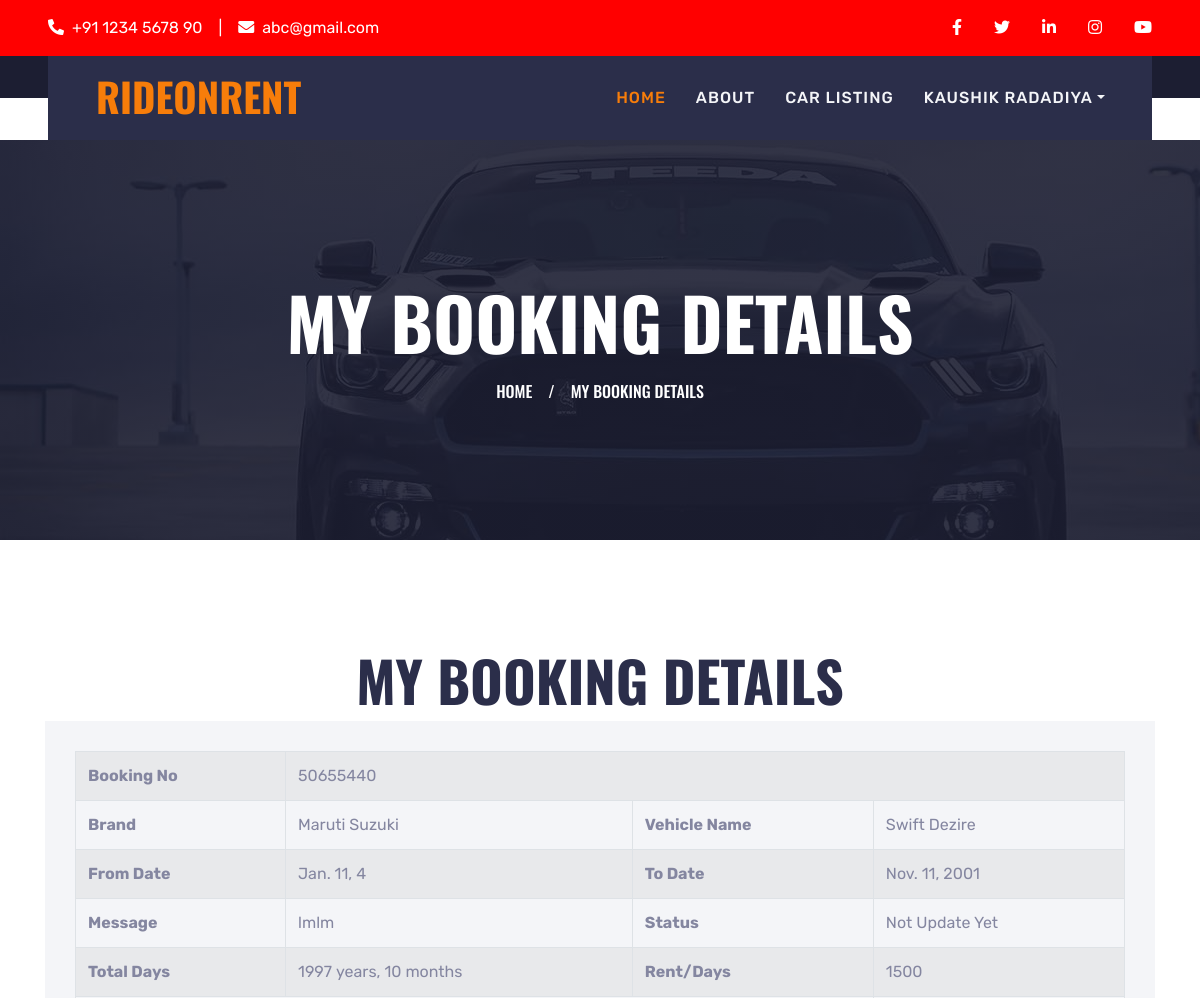
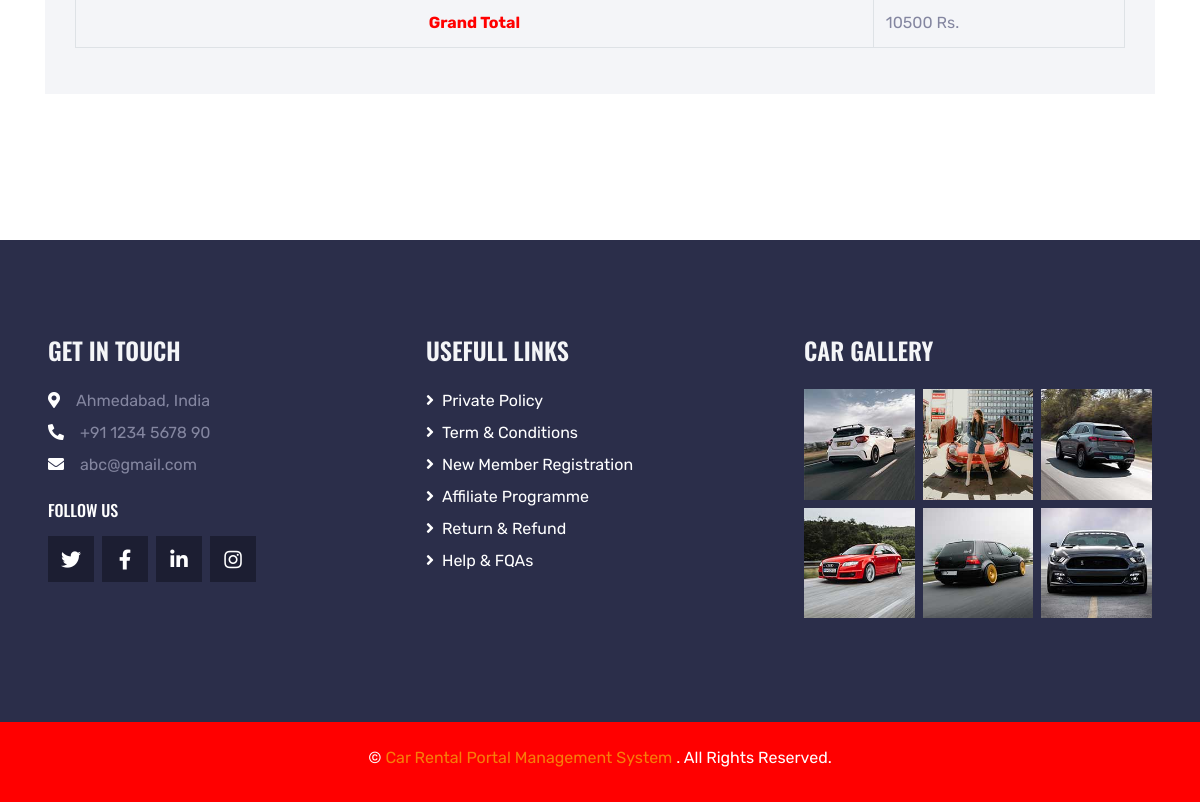
The app's page /mybookingDtls/6 (signed in) with its own data (2 pictures, top to bottom).
### carRental/models.py (models this page shows, shortened)
class Booking(models.Model):
    user = models.ForeignKey(UserDetails, on_delete=models.CASCADE, null=True)
    BookingNumber = models.CharField(max_length=150, null=True)
    VehicleId = models.ForeignKey(Vehicles, on_delete=models.CASCADE, null=True)
    FromDate = models.DateField(null=True)
    ToDate = models.DateField(null=True)
    message = models.CharField(max_length=350, null=True)
    Status = models.CharField(max_length=150, null=True)
    PostingDate = models.DateTimeField(auto_now_add=True)
    LastUpdationDate = models.DateField(null=True)

class Vehicles(models.Model):
    VehiclesTitle = models.CharField(max_length=250, null=True)
    VehiclesBrand = models.ForeignKey(Brands, on_delete=models.CASCADE, null=True)
    VehiclesOverview = models.CharField(max_length=350, null=True)
    PricePerDay = models.CharField(max_length=200, null=True)
    FuelType = models.CharField(max_length=150, null=True)
    ModelYear = models.CharField(max_length=150, null=True)
    SeatingCapacity = models.CharField(max_length=150, null=True)
    Vimage1 = models.FileField(null=True,blank=True)
    Vimage2 = models.FileField(null=True,blank=True)
    Vimage3 = models.FileField(null=True,blank=True)
    Vimage4 = models.FileField(null=True,blank=True)
    Vimage5 = models.FileField(null=True,blank=True)
    AirConditioner = models.CharField(max_length=50, null=True)
    PowerDoorLocks = models.CharField(max_length=50, null=True)
    AntiLockBrakingSystem = models.CharField(max_length=50, null=True)
    BrakeAssist = models.CharField(max_length=50, null=True)
    PowerSteering = models.CharField(max_length=50, null=True)
    DriverAirbag = models.CharField(max_length=50, null=True)
    PassengerAirbag = models.CharField(max_length=50, null=True)
    PowerWindows = models.CharField(max_length=50, null=True)
    CDPlayer = models.CharField(max_length=50, null=True)
    CentralLocking = models.CharField(max_length=50, null=True)
    CrashSensor = models.CharField(max_length=50, null=True)
    LeatherSeats = models.CharField(max_length=50, null=True)
    RegDate = models.DateTimeField(auto_now_add=True)
    UpdationDate = models.DateField(null=True)

class Brands(models.Model):
    BrandName = models.CharField(max_length=100, null=True)
    Creationdate = models.DateTimeField(auto_now_add=True)
    UpdationDate = models.DateField(null=True)

### carRental/views.py (the view)
# urls.py: path('mybookingDtls/<int:pid>', mybookingDtls, name='mybookingDtls'),
def mybookingDtls(request, pid):
    if not request.user.is_authenticated:
        return redirect('user_login')
    booking = Booking.objects.get(id=pid)
    fd = booking.FromDate
    td = booking.ToDate
    totaldays = td - fd
    totaldays = str(totaldays)[0:1]
    grandtotal = int(booking.VehicleId.PricePerDay) * int(totaldays)
    return render(request, 'user/mybookingDtls.html', locals())

### carRental/templates/user/mybookingDtls.html
{% extends 'userBase.html' %}
{% block main %}
{% load static %}
{% load custom_filters %}
<div class="container-fluid page-header" xmlns="http://www.w3.org/1999/html">
    <h1 class="display-3 text-uppercase text-white mb-3">My Booking Details</h1>
    <div class="d-inline-flex text-white">
        <h6 class="text-uppercase m-0"><a class="text-white" href="{% url 'userindex' %}">Home</a></h6>
        <h6 class="text-body m-0 px-3">/</h6>
        <h6 class="text-uppercase text-body m-0">My Booking Details</h6>
    </div>
</div>
<div class="container-fluid py-2">
    <div class="container pt-2 pb-3">
        <h1 class="display-4 text-uppercase text-center mb-2">My Booking Details</h1>
        <div class="row">
            <div class="col-lg-12 mb-2">
                <div class="contact-form bg-light mb-4" style="padding: 30px;">
                    <table id="example1" class="table table-bordered table-striped">
                        <tr>
                            <th>Booking No</th>
                            <td colspan="3">{{booking.BookingNumber}}</td>
                        </tr>
                        <tr>
                            <th>Brand</th>
                            <td>{{booking.VehicleId.VehiclesBrand.BrandName}}</td>
                            <th>Vehicle Name</th>
                            <td>{{booking.VehicleId.VehiclesTitle}}</td>
                        </tr>
                        <tr>
                            <th>From Date</th>
                            <td>{{booking.FromDate}}</td>
                            <th>To Date</th>
                            <td>{{booking.ToDate}}</td>
                        </tr>
                        <tr>
                            <th>Message</th>
                            <td>{{booking.message}}</td>
                            <th>Status</th>
                            {% if booking.Status == None %}
                                <td>Not Update Yet</td>
                            {% else%}
                                <td>{{booking.Status}}</td>
                            {% endif %}
                        </tr>
                        <tr>
                            <th>Total Days</th>
                            <td>{{ booking.ToDate|timeuntil:booking.FromDate }}</td>
                            <th>Rent/Days</th>
                            <td>{{booking.VehicleId.PricePerDay}}</td>
                        </tr>
                        <tr>
                            <th colspan="3" style="text-align:center; color: red">Grand Total</th>
                            <td>{{grandtotal}} Rs.</td>
                        </tr>
                    </table>
                </div>
            </div>
        </div>
    </div>
</div>
{% endblock %}

### carRental/templates/userBase.html (shortened to what this page needs)
{% load static %}
<!DOCTYPE html>
<html lang="en">
<head>
    <link href="https://cdnjs.cloudflare.com/ajax/libs/font-awesome/5.15.0/css/all.min.css" rel="stylesheet">
    <link href="{% static 'lib/owlcarousel/assets/owl.carousel.min.css' %}" rel="stylesheet">
    <link href="{% static 'lib/tempusdominus/css/tempusdominus-bootstrap-4.min.css' %}" rel="stylesheet" />
    <link href="{% static 'css/bootstrap.min.css' %}" rel="stylesheet">
    <link href="{% static 'css/style.css' %}" rel="stylesheet">
</head>
<body>
    <div class="container-fluid bg-dark py-3 px-lg-5 d-none d-lg-block">
        <div class="row">
            <div class="col-md-6 text-center text-lg-left mb-2 mb-lg-0">
                <div class="d-inline-flex align-items-center">
                    <a class="text-body pr-3" href=""><i class="fa fa-phone-alt mr-2"></i>+91 1234 5678 90</a>
                    <span class="text-body">|</span>
                    <a class="text-body px-3" href=""><i class="fa fa-envelope mr-2"></i>abc@gmail.com</a>
                </div>
            </div>
            <div class="col-md-6 text-center text-lg-right">
                <div class="d-inline-flex align-items-center">
                    <a class="text-body px-3" href="">
                        <i class="fab fa-facebook-f"></i>
                    </a>
                    <a class="text-body px-3" href="">
                        <i class="fab fa-twitter"></i>
                    </a>
                    <a class="text-body px-3" href="">
                        <i class="fab fa-linkedin-in"></i>
                    </a>
                    <a class="text-body px-3" href="">
                        <i class="fab fa-instagram"></i>
                    </a>
                    <a class="text-body pl-3" href="">
                        <i class="fab fa-youtube"></i>
                    </a>
                </div>
            </div>
        </div>
    </div>
    <div class="container-fluid position-relative nav-bar p-0">
        <div class="position-relative px-lg-5" style="z-index: 9;">
            <nav class="navbar navbar-expand-lg bg-secondary navbar-dark py-3 py-lg-0 pl-3 pl-lg-5">
                <a href="" class="navbar-brand">
                    <h1 class="text-uppercase text-primary mb-1">RideOnRent</h1>
                </a>
                <div class="collapse navbar-collapse justify-content-between px-3" id="navbarCollapse">
                    <div class="navbar-nav ml-auto py-0">
                        <a href="{% url 'userindex' %}" class="nav-item nav-link active">Home</a>
                        <a href="{% url 'userabout' %}" class="nav-item nav-link">About</a>
                        <a href="{% url 'usercarlist' %}" class="nav-item nav-link">Car Listing</a>
                        <div class="nav-item dropdown">
                            <a href="#" class="nav-link dropdown-toggle" data-toggle="dropdown">{{request.user.first_name}} {{request.user.last_name}}</a>
                        </div>
                    </div>
                </div>
            </nav>
        </div>
    </div>
{% block main %}
{% endblock %}
    <div class="container-fluid bg-secondary py-5 px-sm-3 px-md-5" style="margin-top: 90px;">
        <div class="row pt-5">
            <div class="col-lg-4 col-md-6 mb-5">
                <h4 class="text-uppercase text-light mb-4">Get In Touch</h4>
                <p class="mb-2"><i class="fa fa-map-marker-alt text-white mr-3"></i>Ahmedabad, India</p>
                <p class="mb-2"><i class="fa fa-phone-alt text-white mr-3"></i>+91 1234 5678 90</p>
                <p><i class="fa fa-envelope text-white mr-3"></i>abc@gmail.com</p>
                <h6 class="text-uppercase text-white py-2">Follow Us</h6>
                <div class="d-flex justify-content-start">
                    <a class="btn btn-lg btn-dark btn-lg-square mr-2" href="#"><i class="fab fa-twitter"></i></a>
                    <a class="btn btn-lg btn-dark btn-lg-square mr-2" href="#"><i class="fab fa-facebook-f"></i></a>
                    <a class="btn btn-lg btn-dark btn-lg-square mr-2" href="#"><i class="fab fa-linkedin-in"></i></a>
                    <a class="btn btn-lg btn-dark btn-lg-square" href="#"><i class="fab fa-instagram"></i></a>
                </div>
            </div>
            <div class="col-lg-4 col-md-6 mb-5">
                <h4 class="text-uppercase text-light mb-4">Usefull Links</h4>
                <div class="d-flex flex-column justify-content-start">
                    <a class="text-body mb-2" href="#"><i class="fa fa-angle-right text-white mr-2"></i>Private Policy</a>
                    <a class="text-body mb-2" href="#"><i class="fa fa-angle-right text-white mr-2"></i>Term & Conditions</a>
                    <a class="text-body mb-2" href="#"><i class="fa fa-angle-right text-white mr-2"></i>New Member Registration</a>
                    <a class="text-body mb-2" href="#"><i class="fa fa-angle-right text-white mr-2"></i>Affiliate Programme</a>
                    <a class="text-body mb-2" href="#"><i class="fa fa-angle-right text-white mr-2"></i>Return & Refund</a>
                    <a class="text-body" href="#"><i class="fa fa-angle-right text-white mr-2"></i>Help & FQAs</a>
                </div>
            </div>
            <div class="col-lg-4 col-md-6 mb-5">
                <h4 class="text-uppercase text-light mb-4">Car Gallery</h4>
                <div class="row mx-n1">
                    <div class="col-4 px-1 mb-2">
                        <a href=""><img class="w-100" src="{% static 'img/gallery-1.jpg' %}" alt=""></a>
                    </div>
                    <div class="col-4 px-1 mb-2">
                        <a href=""><img class="w-100" src="{% static 'img/gallery-2.jpg' %}" alt=""></a>
                    </div>
                    <div class="col-4 px-1 mb-2">
                        <a href=""><img class="w-100" src="{% static 'img/gallery-3.jpg' %}" alt=""></a>
                    </div>
                    <div class="col-4 px-1 mb-2">
                        <a href=""><img class="w-100" src="{% static 'img/gallery-4.jpg' %}" alt=""></a>
                    </div>
                    <div class="col-4 px-1 mb-2">
                        <a href=""><img class="w-100" src="{% static 'img/gallery-5.jpg' %}" alt=""></a>
                    </div>
                    <div class="col-4 px-1 mb-2">
                        <a href=""><img class="w-100" src="{% static 'img/gallery-6.jpg' %}" alt=""></a>
                    </div>
                </div>
            </div>
        </div>
    </div>
    <div class="container-fluid bg-dark py-4 px-sm-3 px-md-5">
        <p class="mb-2 text-center text-body">&copy; <a href="#">Car Rental Portal Management System </a>. All Rights Reserved.</p>
    </div>
</body>
</html>

### carRental/static/css/style.css (style rules this page uses)
:root { --primary: #F77D0A; --secondary: #2B2E4A; --light: #F4F5F8; --dark: #1C1E32; }
h1, h2, .font-weight-bold { font-weight: 700 !important; }
h3, h4, .font-weight-semi-bold { font-weight: 600 !important; }
h5, h6, .font-weight-medium { font-weight: 500 !important; }
.btn-lg-square { width: 46px; height: 46px; }
.btn-square, .btn-sm-square, .btn-lg-square { padding-left: 0; padding-right: 0; text-align: center; }
.nav-bar::before { position: absolute; content: ""; width: 100%; height: 50%; top: 0; left: 0; background: var(--dark); }
.nav-bar::after { position: absolute; content: ""; width: 100%; height: 50%; bottom: 0; left: 0; background: #ffffff; }
.navbar-dark .navbar-nav .nav-link { padding: 30px 15px; font-size: 16px; font-weight: 500; letter-spacing: 1px; text-transform: uppercase; color: var(--light); outline: none; }
.navbar-dark .navbar-nav .nav-link:hover, .navbar-dark .navbar-nav .nav-link.active { color: var(--primary); }
.page-header { height: 400px; margin-bottom: 90px; display: flex; flex-direction: column; align-items: center; justify-content: center; background: linear-gradient(rgba(28, 30, 50, .9), rgba(28, 30, 50, .9)), url(../img/bg-banner.jpg); background-attachment: fixed; }

### records on screen
Booking: BookingNumber "50655440", VehicleId.VehiclesBrand.BrandName "Maruti Suzuki", VehicleId.VehiclesTitle "Swift Dezire", FromDate "Jan. 11, 4", ToDate "Nov. 11, 2001", message "lmlm", ToDate "1997 years, 10 months", VehicleId.PricePerDay "1500"

### other values on screen
{{ request.user.first_name }} "KAUSHIK"
{{ request.user.last_name }} "RADADIYA"
{{ grandtotal }} "10500"
